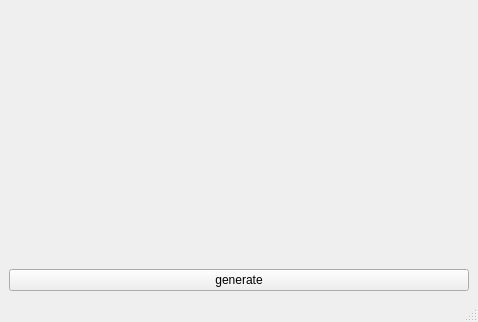
<?xml version="1.0" encoding="UTF-8"?>
<ui version="4.0">
 <class>MainWindow</class>
 <widget class="QMainWindow" name="MainWindow">
  <property name="geometry">
   <rect>
    <x>0</x>
    <y>0</y>
    <width>478</width>
    <height>322</height>
   </rect>
  </property>
  <property name="windowTitle">
   <string>MainWindow</string>
  </property>
  <widget class="QWidget" name="centralwidget">
   <layout class="QGridLayout" name="gridLayout">
    <item row="0" column="0">
     <widget class="QLabel" name="label">
      <property name="text">
       <string/>
      </property>
     </widget>
    </item>
    <item row="1" column="0">
     <widget class="QPushButton" name="pushButton">
      <property name="text">
       <string>generate</string>
      </property>
     </widget>
    </item>
   </layout>
  </widget>
  <widget class="QMenuBar" name="menubar">
   <property name="geometry">
    <rect>
     <x>0</x>
     <y>0</y>
     <width>478</width>
     <height>24</height>
    </rect>
   </property>
  </widget>
  <widget class="QStatusBar" name="statusbar"/>
 </widget>
 <resources/>
 <connections/>
</ui>
